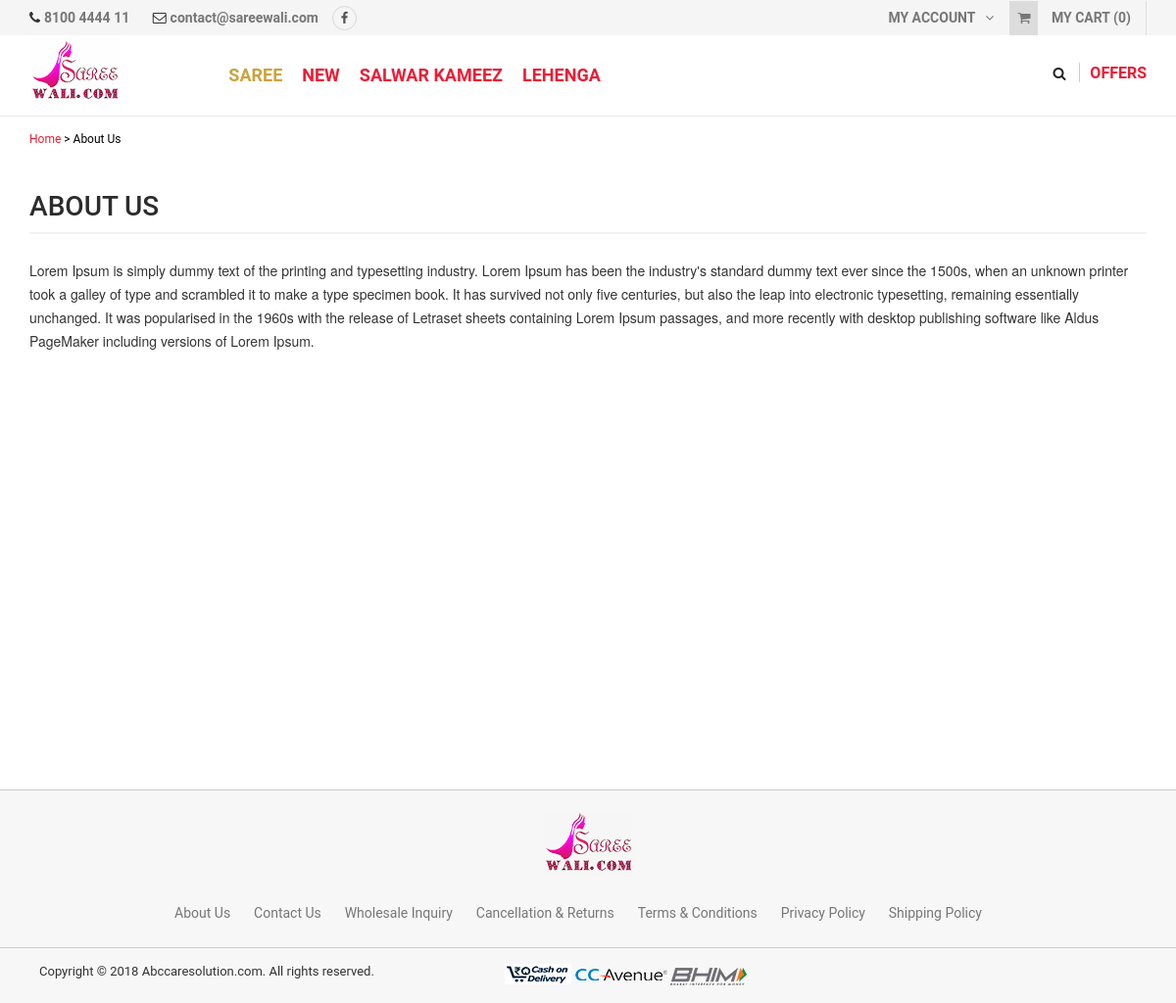
Before: /about with the older database file.
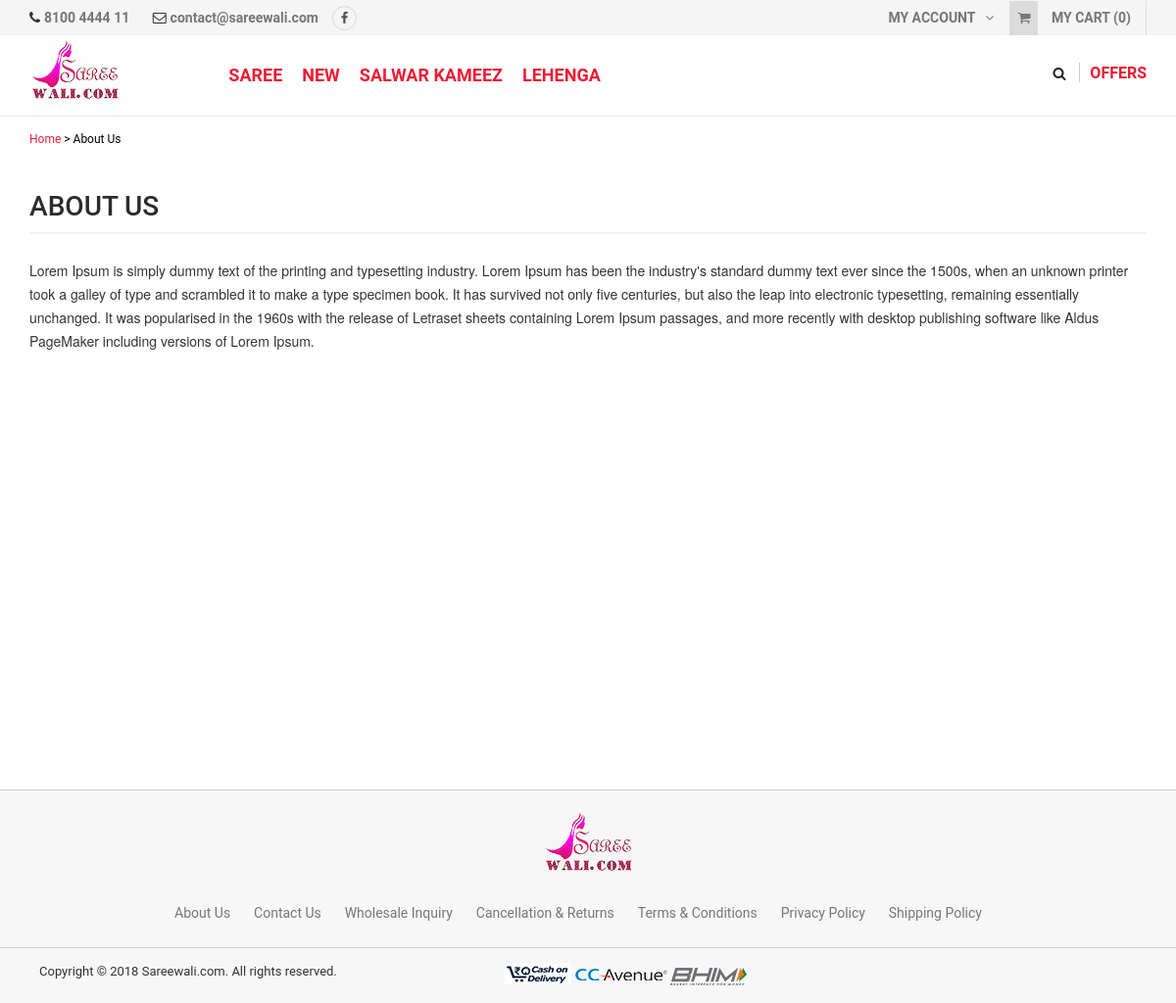
After: the same page with the newer database file.
### tables this page shows
CREATE TABLE `saree_entity` (
  `entity_id` int(11) NOT NULL,
  `name` varchar(255) NOT NULL,
  `description` tinytext NOT NULL,
  `image_path` varchar(255) NOT NULL,
  `slug` varchar(255) NOT NULL,
  `level` int(11) NOT NULL,
  `parent_id` int(11) NOT NULL,
  `sort_order` int(11) NOT NULL,
  `is_special` enum('Y','N') NOT NULL DEFAULT 'N',
  `status` enum('Y','N') NOT NULL DEFAULT 'N',
  `date_added` int(11) NOT NULL,
  `date_modified` int(11) NOT NULL
);

CREATE TABLE `saree_settings` (
  `settings_id` int(11) NOT NULL,
  `sitename` varchar(255) NOT NULL,
  `siteaddress` varchar(255) NOT NULL,
  `logoname` varchar(255) NOT NULL,
  `logopathname` varchar(255) NOT NULL,
  `facebook_page_url` varchar(255) NOT NULL,
  `gst_no` varchar(255) NOT NULL,
  `date_added` int(11) NOT NULL
);

### application/models/Defaultdata.php (called while the page is built, shortened)
<?php
class Defaultdata extends CI_Model {
	private $mydata = array();
	public function getFrontendDefaultData()
	{
		$this->mydata["tot_segments"] = $this->getUrlSegments();
		$this->mydata['general_settings'] = $this->grabSettingData();
		$this->mydata["modal"] = $this->load->view('partials/modal', null, true);
		$this->mydata['admin_profile'] = $this->grabProfileData();
		$this->mydata['final_tree'] = $this->grabTree();
		$this->mydata['prd_cat'] = $this->entitydata->grab_entity(array("level" => "1", "status" => "Y"));
		$this->data = $this->mydata;
		$this->headerdata = $this->mydata;
		$count = 0;
		$total_price = 0;
		$this->headerdata['total_price'] = number_format($total_price, 2);
		$this->headerdata['count'] = $count;
		$this->headerdata['cart'] = $this->load->view('partials/cart', $this->headerdata, true);
		$this->data["header"] = $this->load->view('partials/header', $this->headerdata, true);
		$this->data["head"] = $this->load->view('partials/head', null, true);
		$this->data["upper_footer"] = $this->load->view('partials/upper_footer', $this->headerdata, true);
		$this->data["footer"] = $this->load->view('partials/footer', null, true);
		$this->data["foot"] = $this->load->view('partials/foot', null, true);
		return $this->data;
	}
	public function grabTree(){
		$tree = $this->entitydata->grab_entity(array(), array(), array(), array("entity_id" => "asc"));
		return $this->buildTree($tree);
	}
	public function getUrlSegments()
	{
		$all_segment=$this->uri->segment_array();
		if(sizeof($all_segment)==1)
		{
			$all_segment[2]=$this->router->method;
		}
		return $all_segment;
	}
	public function grabSettingData(){
		$query = $this->db->get(TABLE_SETTINGS);
		return $query->row();
	}
	public function grabProfileData(){
		$query = $this->db->get(TABLE_ADMIN);
		return $query->row();
	}
	public function buildTree(array $elements, $parentId = 0) {
	    $branch = array();
	    foreach ($elements as $element) {
	        if ($element->parent_id == $parentId) {
	            $children = $this->buildTree($elements, $element->entity_id);
	            if ($children) {
	                $element->children = $children;
	            }
	            $branch[] = $element;
	        }
	    }
	    return $branch;
	}
}
?>

### application/controllers/Home.php (called while the page is built, shortened)
<?php
	class Home extends CI_Controller {
		public $data = array();
		public function __construct(){
			$this->load->model('bannerdata');
			$this->load->model('entitydata');
			$this->load->model('userdata');
			$this->load->model('productdata');
			$this->load->model('adsdata');
			$this->load->model('cartdata');
			$this->load->model('orderdata');
			$this->data = $this->defaultdata->getFrontendDefaultData();
		}
		public function cms(){
			$cms = $this->data['tot_segments'][1];
			$cond['mode'] = $cms;
			$cms_data = $this->userdata->get_cms_content($cond);
			$this->data['cms_data'] = $cms_data;
			$this->load->library('breadcrumb');
			$this->breadcrumb->add('Home', base_url());
			$this->breadcrumb->add($cms_data->title, base_url($cms));
			$this->data['breadcrumb'] = $this->breadcrumb->output();
			$this->load->view('cms', $this->data);
		}
	}
?>

### index.php (called while the page is built, shortened)
<?php
require_once BASEPATH.'core/CodeIgniter.php';

### application/models/Entitydata.php (called while the page is built, shortened)
<?php
class Entitydata extends CI_Model {
	public function grab_entity($cond = array(), $like = array(), $limit = array(), $order_by = array()){
		if(!empty($cond)){
			$this->db->where($cond);
		}
		if(!empty($order_by)){
			foreach($order_by as $key => $val){
				$this->db->order_by($key, $val);
			}
		}else{
			$this->db->order_by('date_added','desc');
		}
		$query = $this->db->get(TABLE_ENTITY);
		return $query->result();
	}
}

### application/models/Userdata.php (called while the page is built, shortened)
<?php
class Userdata extends CI_Model {
	public function get_cms_content($cond = array()){
		if(!empty($cond)){
			$this->db->where($cond);
		}
		$query = $this->db->get(TABLE_CMS);
        $result = $query->result();
		return $result[0];
	}
}

### application/views/cms.php (the view, shortened to what the changed rows need)
  <?php echo $head; ?>
  <?php echo $header; ?>
  <section class="page-container">
    <div class="container aboutPage">
      <div class="page-content">
       <h1 class="page-title"><?php echo $cms_data->title;?></h1>
       </div>
  </div>
</section>
<?php echo $footer; ?>
<?php echo $foot; ?>

### application/views/partials/header.php (shortened to what the changed rows need)
<header>
  <div class="header-area">
    <div class="container hide-mobile-version">
      <div class="row">
        <div class="col-md-10 headerRight">
          <div class="menu-container">
            <div class="menu">
              <?php
                  function printTree($tree) {
                    if(!is_null($tree) && count($tree) > 0) {
                            echo '<ul>';
                            foreach($tree as $node) {
                                if($node->status == "Y"){
                                  if($node->is_special == "Y"){
                                    echo '<li><a class="coutreNav" href="'.base_url('product-list/'.$node->slug).'">'.$node->name.'</a>';
                                  }else{
                                    echo '<li><a href="'.base_url('product-list/'.$node->slug).'">'.$node->name.'</a>';
                                  }
                                  if(isset($node->children)){
                                    printTree($node->children);
                                  }
                                }
                                echo '</li>';
                            }
                            echo '</ul>';
                        }
                    }
                    printTree($final_tree[0]->children);
                ?>
            </div>
          </div>
        </div>
      </div>
    </div>
  </div>
</header>

### application/views/partials/footer.php (shortened to what the changed rows need)
<div class="copyright">
  <div class="container">
    <div class="copy-left col-xs-12 col-md-5">Copyright © 2018 <?php echo ucfirst(rtrim(preg_replace("(^https?://www.)", "",$general_settings->siteaddress), '/'));?>. All rights reserved.</div>
    <ul class="foot-paymen col-xs-12 col-md-5">
      <img src="<?php echo base_url(); ?>resources/images/payment-option.png" alt="" />
    </ul>
  </div>
</div>

Changed rows visible on the page:
changed saree_entity "SAREE": is_special "Y" → "N" (drawn)
changed saree_settings: siteaddress "Abccaresolution.com" → "Sareewali.com"
